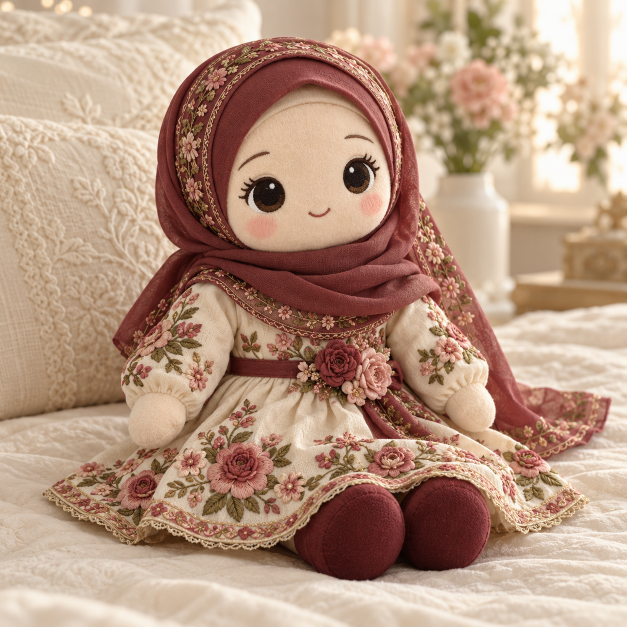
#> input picture assets/source/arabian.png, 1254 x 1254 px (shown at 1/2 size); its folder holds only this picture in this run
$ python prepare-images.py
#> lines starting #> are read from the running program, lines starting #| are printed output that depends on the picture
"""Create responsive WebP files without altering the preserved source PNGs."""
from pathlib import Path
from PIL import Image

root = Path(__file__).resolve().parents[1]
destination = root / "public" / "images"
destination.mkdir(parents=True, exist_ok=True)
for source in sorted((root / "assets" / "source").glob("*.png")):
    # Preserve the original group photograph and use the refinement as the hero.
    output_name = {"hero": "companions", "hero-reference": "hero"}.get(source.stem, source.stem)
    with Image.open(source) as original:
#> original is the input picture: PIL image 1254x1254 RGB; mean R, G, B 182.8, 150.4, 129
        image = original.convert("RGB")
        for width in (160, 320, 640, 960):
            candidate = image.resize(
                (width, round(image.height * width / image.width)),
                Image.Resampling.LANCZOS,
            )
            candidate.save(destination / f"{output_name}-{width}.webp", quality=86, method=6)
#> this loop made 4 passes
#> pass 1, `candidate = image.resize( (width, round(image.height * width / image.w..`:
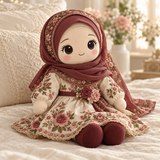
#> candidate: PIL image 160x160 RGB; mean R, G, B 182.8, 150.4, 129
#> pass 2, `candidate = image.resize( (width, round(image.height * width / image.w..`:
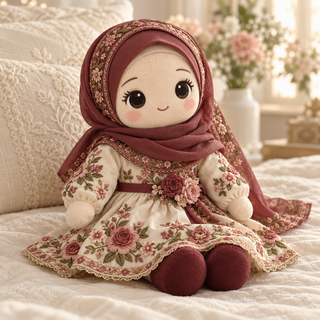
#> candidate: PIL image 320x320 RGB; mean R, G, B 182.8, 150.4, 129
#> pass 3, `candidate = image.resize( (width, round(image.height * width / image.w..`:
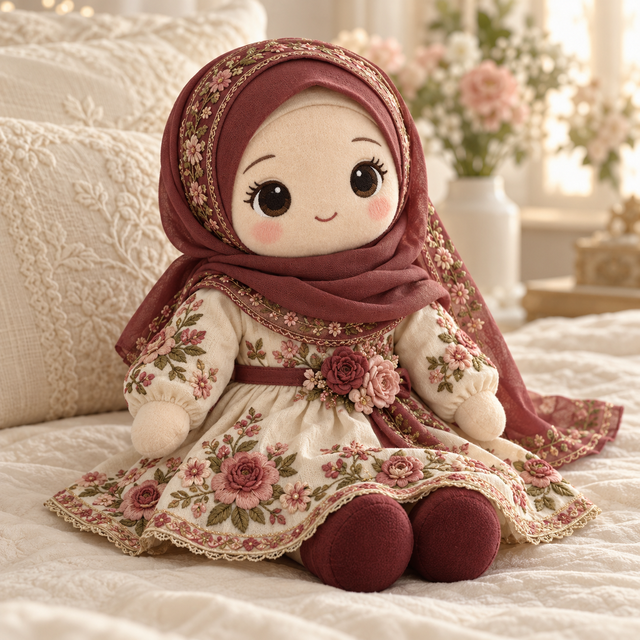
#> candidate: PIL image 640x640 RGB; mean R, G, B 182.8, 150.4, 129
        image.thumbnail((1440, 1800), Image.Resampling.LANCZOS)
        image.save(destination / f"{output_name}.webp", quality=88, method=6)

$ run again, on assets/source/balkan.png
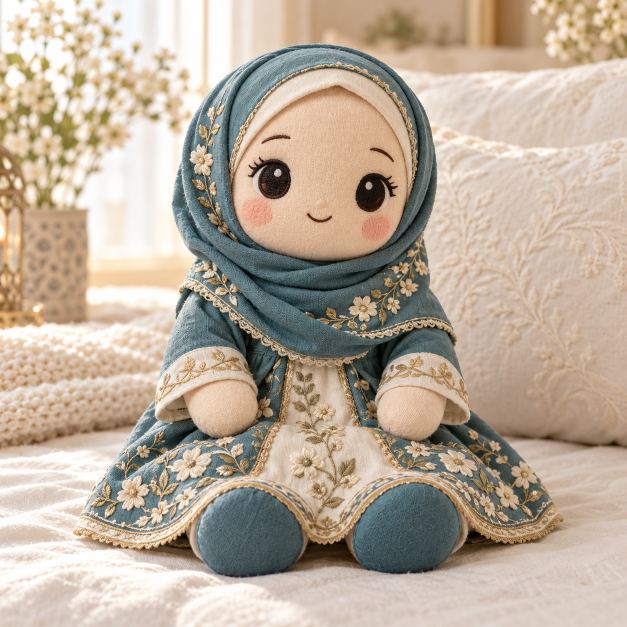
#> input picture assets/source/balkan.png, 1254 x 1254 px (shown at 1/2 size)
#> original is the input picture: PIL image 1254x1254 RGB; mean R, G, B 187.1, 172.2, 155.3
#> the loop `for width in (160, 320, 640, 960):` made 4 passes
#> pass 1, `candidate = image.resize( (width, round(image.height * width / image.w..`:
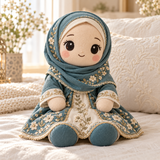
#> candidate: PIL image 160x160 RGB; mean R, G, B 187.1, 172.2, 155.3
#> pass 3, `candidate = image.resize( (width, round(image.height * width / image.w..`:
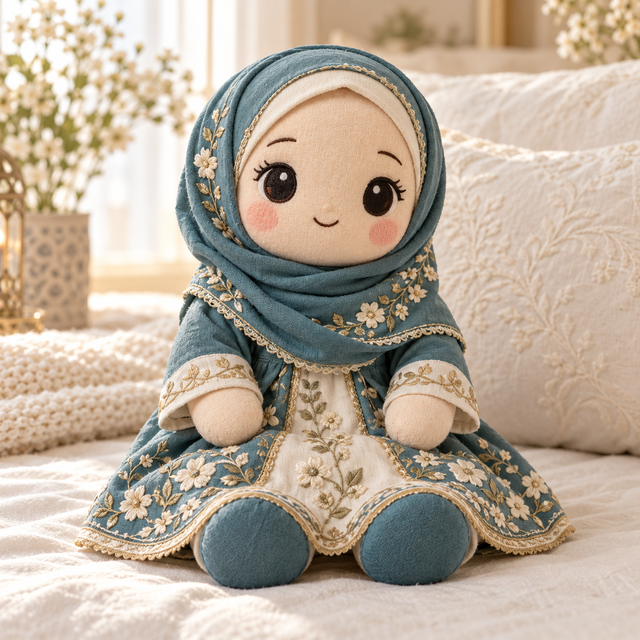
#> candidate: PIL image 640x640 RGB; mean R, G, B 187.1, 172.2, 155.3
